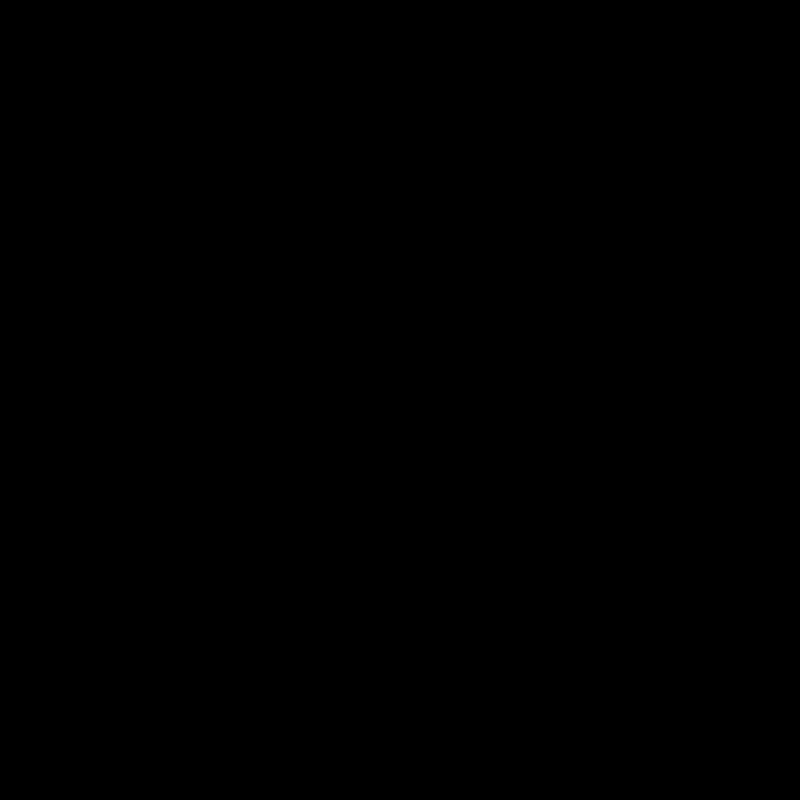
Frame 1 (no input)
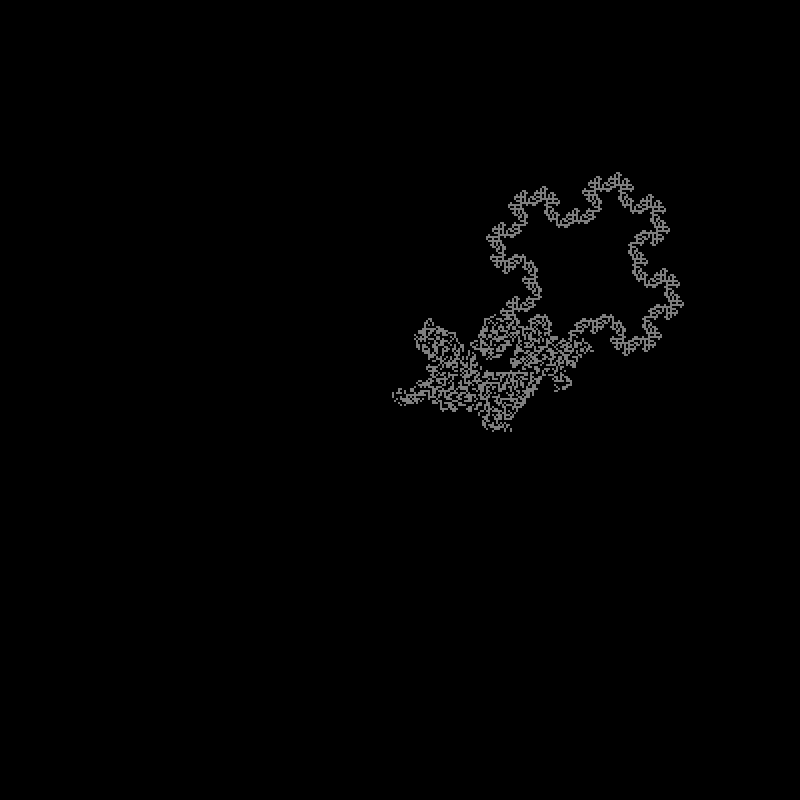
Frame 60 (the mouse pressed at the canvas centre just before this capture)
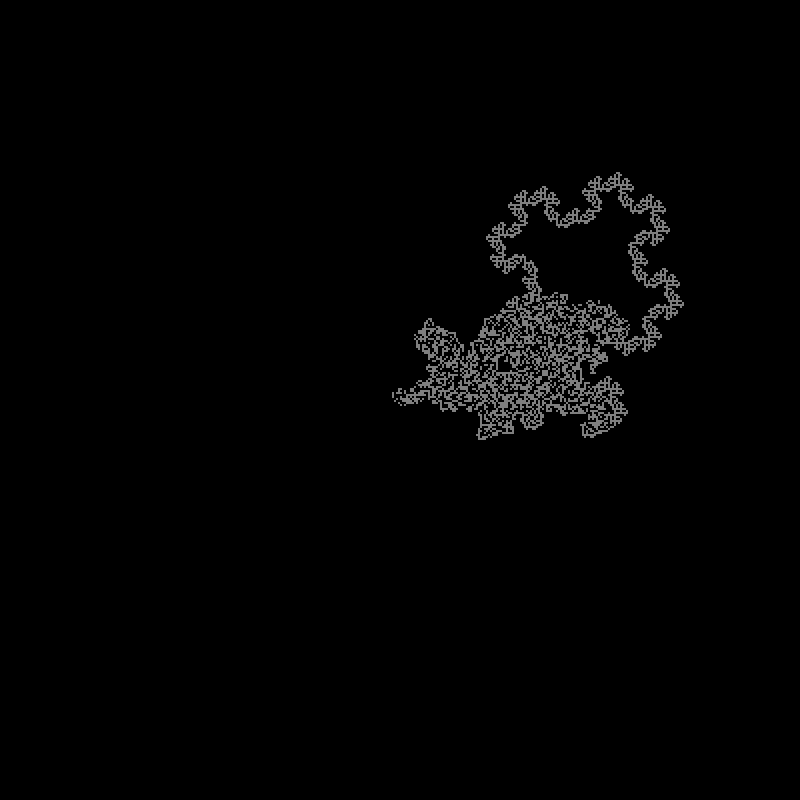
Frame 120 (the mouse held since frame 60 and released just before this capture)

The Processing sketch that drew these frames (run headless with seeded random() and noise(); from frame 60 on, the mouse is pressed at the canvas centre):

// Processing sketch: antTurtleChangeAngle
// ── antTurtleChangeAngle.pde
// arrays in processing
// declare, create array (how long is it),initalize and use
// declae name and type


int [][] grid;
int cols;
int rows;
int sz;

float intheta =0; // turtles heading
PVector greg; //

void setup() {
  size(800, 800);
  sz = 2;
  cols = int(width/sz);
  rows = int(height/sz);
  noStroke();
  grid = new int[rows][cols];
  //rndGrid();
  // set the ant in the center
  greg = new PVector(cols/2, rows/2); // pvector is(x,y) array is[y][x]
  //rndGrid(); // randmom points with which to collide
}

void draw() {
  showGrid();
  

  for (int t = 0; t<500; t++) {
    // check state
    //println(greg.x,greg.y, intheta);
    int state = grid[int(greg.y)][int(greg.x)];  // just recast as ints
    // check rules
    //At a white square, turn 90° clockwise, flip the color of the square, move forward one unit
    if (state == 0 ) {
      // turn clockwise
      right();
      // flip the color
       
      grid[floor(greg.y)][floor(greg.x)] = 1;
      // move forward
      
      forward();
    } else if (state == 1) {  //At a black square, turn 90° counter-clockwise, flip the color of the square, move forward one unit
      // turn counter
      left();
      // flip the color
       
      grid[floor(greg.y)][floor(greg.x)] = 0;
      // move forward
      
      forward();
    }
  }
}



// simple turtle functions forward() only 1 right() left()
void forward() {



  float x2 = greg.x +1 *cos(radians(intheta));
  float y2 = greg.y +1 *sin(radians(intheta));
  
  // the math works out and divides evenly only need to recast as ints

  // set the x and y to new position



  greg.x = (x2); // I was flooring it twice and made a problem
  greg.y = (y2);
  
  // make it on a torus
  greg.x = ((greg.x+cols)%cols);
  greg.y = ((greg.y+rows)%rows);

  
   
}



void right() {
  intheta -= 60;
  intheta = intheta%360;
}

void left() {
  intheta += 150;
  intheta = intheta%360;
}







void showGrid() {
  for (int j =0; j < rows; j++) {
    for (int i =0; i < cols; i++) {
      // set color
      fill(grid[j][i]*127);
      rect(i*sz, j*sz, sz, sz); // whoops!! this is standard x, y
    }
  }
}



void rndGrid() {
  for (int j =0; j < rows; j++) {
    for (int i =0; i < cols; i++) {
      
     if (floor(random(400))== 1){
      // set points for collision
      grid[j][i] = 1;
      //grid[j+3][i+1]=1;
      //grid[j][i+5]=1;
      }
    }
  }
}


void mousePressed() {
  save("antTurtle"+frameCount+".png");
}
